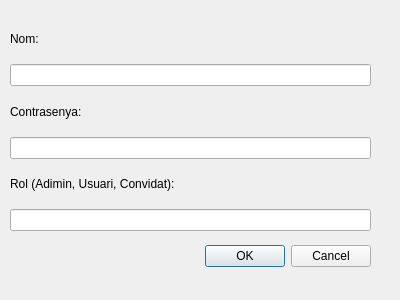
<?xml version="1.0" encoding="UTF-8"?>
<ui version="4.0">
 <class>Dialog</class>
 <widget class="QDialog" name="Dialog">
  <property name="geometry">
   <rect>
    <x>0</x>
    <y>0</y>
    <width>400</width>
    <height>300</height>
   </rect>
  </property>
  <property name="windowTitle">
   <string>Dialog</string>
  </property>
  <widget class="QDialogButtonBox" name="buttonBox">
   <property name="geometry">
    <rect>
     <x>30</x>
     <y>240</y>
     <width>341</width>
     <height>32</height>
    </rect>
   </property>
   <property name="orientation">
    <enum>Qt::Horizontal</enum>
   </property>
   <property name="standardButtons">
    <set>QDialogButtonBox::Cancel|QDialogButtonBox::Ok</set>
   </property>
  </widget>
  <widget class="QWidget" name="verticalLayoutWidget">
   <property name="geometry">
    <rect>
     <x>10</x>
     <y>20</y>
     <width>361</width>
     <height>211</height>
    </rect>
   </property>
   <layout class="QVBoxLayout" name="verticalLayout">
    <item>
     <widget class="QLabel" name="label">
      <property name="text">
       <string>Nom:</string>
      </property>
     </widget>
    </item>
    <item>
     <widget class="QLineEdit" name="lineEdit"/>
    </item>
    <item>
     <widget class="QLabel" name="label_2">
      <property name="text">
       <string>Contrasenya:</string>
      </property>
     </widget>
    </item>
    <item>
     <widget class="QLineEdit" name="lineEdit_2"/>
    </item>
    <item>
     <widget class="QLabel" name="label_3">
      <property name="text">
       <string>Rol (Adimin, Usuari, Convidat):</string>
      </property>
     </widget>
    </item>
    <item>
     <widget class="QLineEdit" name="lineEdit_3"/>
    </item>
   </layout>
  </widget>
 </widget>
 <resources/>
 <connections>
  <connection>
   <sender>buttonBox</sender>
   <signal>accepted()</signal>
   <receiver>Dialog</receiver>
   <slot>accept()</slot>
   <hints>
    <hint type="sourcelabel">
     <x>248</x>
     <y>254</y>
    </hint>
    <hint type="destinationlabel">
     <x>157</x>
     <y>274</y>
    </hint>
   </hints>
  </connection>
  <connection>
   <sender>buttonBox</sender>
   <signal>rejected()</signal>
   <receiver>Dialog</receiver>
   <slot>reject()</slot>
   <hints>
    <hint type="sourcelabel">
     <x>316</x>
     <y>260</y>
    </hint>
    <hint type="destinationlabel">
     <x>286</x>
     <y>274</y>
    </hint>
   </hints>
  </connection>
 </connections>
</ui>
